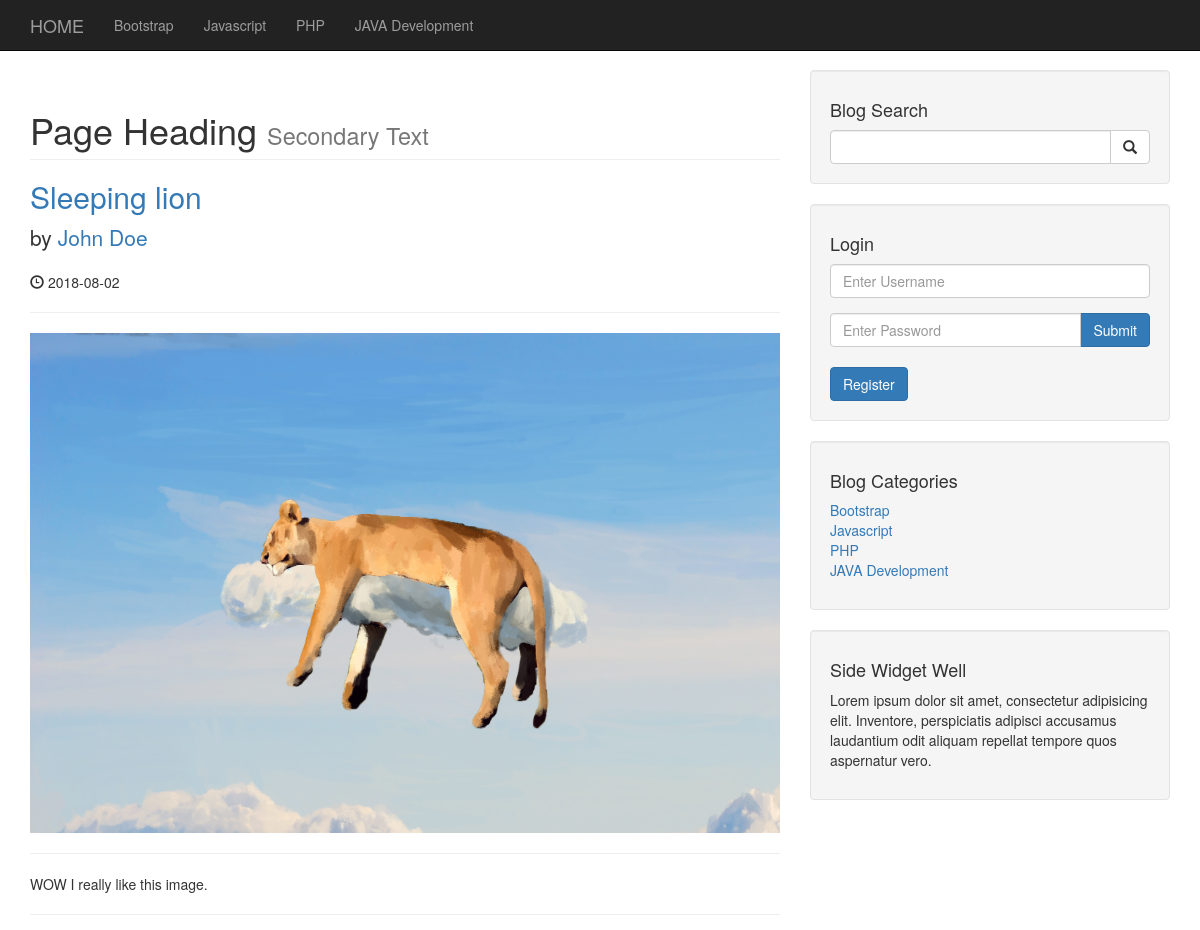
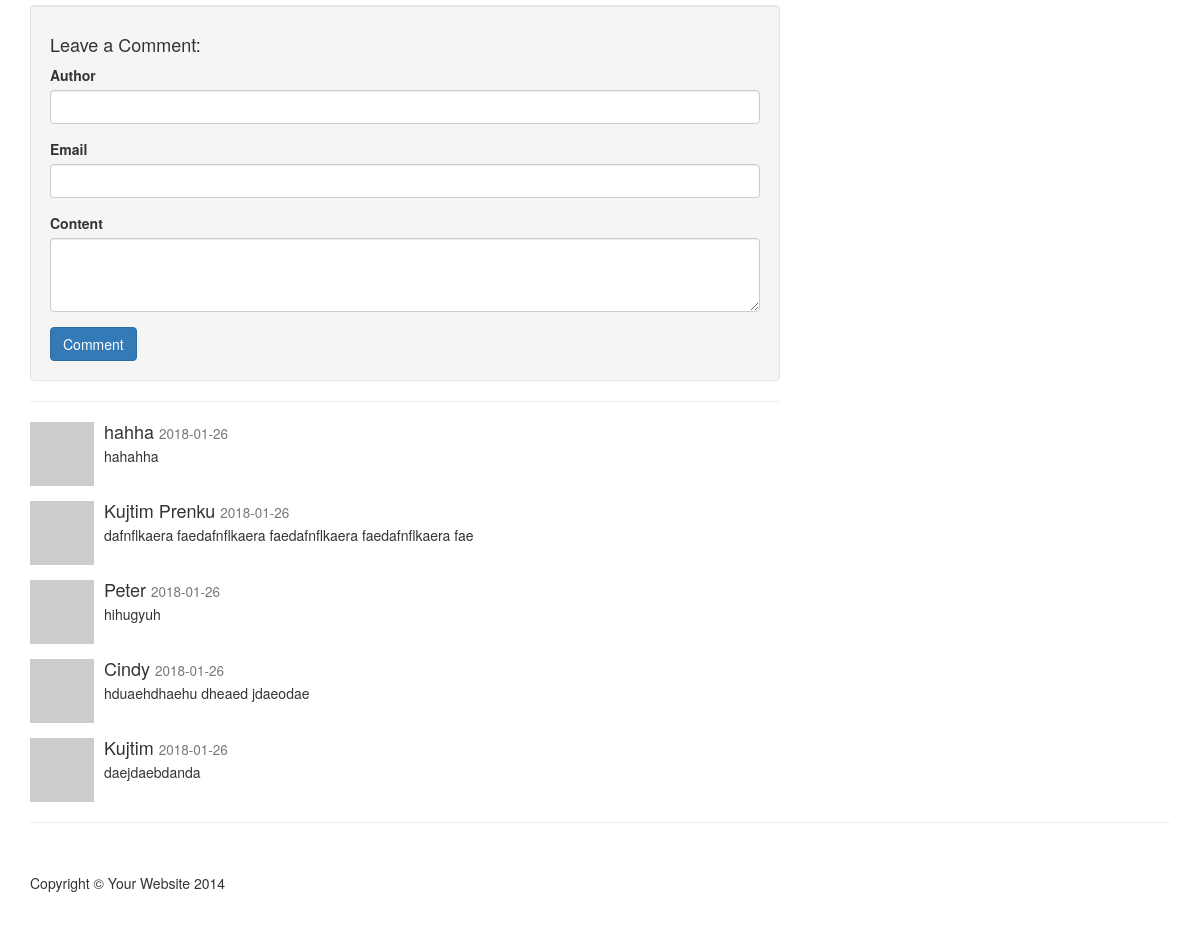
The app's page /post.php?p_id=1 with its own data (2 pictures, top to bottom).
### tables this page shows
CREATE TABLE `categories` (
  `cat_id` int(3) NOT NULL,
  `cat_title` varchar(255) NOT NULL
);

CREATE TABLE `posts` (
  `post_id` int(3) NOT NULL,
  `post_category_id` int(3) NOT NULL,
  `post_title` varchar(255) NOT NULL,
  `post_author` varchar(255) NOT NULL,
  `post_date` date NOT NULL,
  `post_image` text NOT NULL,
  `post_content` text NOT NULL,
  `post_tags` varchar(255) NOT NULL,
  `post_comment_count` int(11) NOT NULL,
  `post_status` varchar(255) NOT NULL DEFAULT 'draft'
);

CREATE TABLE `comments` (
  `comment_id` int(3) NOT NULL,
  `comment_post_id` int(3) NOT NULL,
  `comment_author` varchar(255) NOT NULL,
  `comment_email` varchar(255) NOT NULL,
  `comment_content` text NOT NULL,
  `comment_status` varchar(255) NOT NULL,
  `comment_date` date NOT NULL
);

### post.php (the view, shortened to what this page needs)
<?php
include "includes/db.php"
?>
<?php
include "includes/header.php"
?>
<?php
include "includes/navigation.php"
?>
    <div class="container">
        <div class="row">
  <div class="col-md-8">
            <?php
    if(isset($_GET['p_id'])){
        $post_id = $_GET['p_id'];
    }
    $query = "SELECT * FROM posts WHERE post_id = {$post_id}";
 $select_all_posts_query = mysqli_query($connection, $query);
            while($row = mysqli_fetch_assoc($select_all_posts_query)){
                $post_title = $row['post_title'];
                $post_author = $row['post_author'];
                $post_date = $row['post_date'];
                $post_image = $row['post_image'];
                $post_content = $row['post_content'];
                ?>
                <h1 class="page-header">
                    Page Heading
                    <small>Secondary Text</small>
                </h1>
                <h2>
                    <a href="#"><?php echo $post_title ?></a>
                </h2>
                <p class="lead">
                    by <a href="index.php"><?php echo $post_author ?></a>
                </p>
                <p><span class="glyphicon glyphicon-time"></span> <?php echo $post_date ?></p>
                <hr>
                <img class="img-responsive" src="images/<?php echo $post_image;?>" alt="">
                <hr>
                <p><?php echo $post_content ?></p>
                <hr>
          <?php  } ?>
                <div class="well">
                    <h4>Leave a Comment:</h4>
                    <form action="" method="post" role="form">
                        <div class="form-group">
                           <label for="comment_author">Author</label>
                            <input type="text" class="form-control" name="comment_author">
                        </div>
                        <div class="form-group">
                           <label for="comment_email">Email</label>
                            <input  type="email" class="form-control" name="comment_email">
                        </div>
                        <div class="form-group">
                           <label for="comment_content">Content</label>
                            <textarea class="form-control" rows="3" name="comment_content"></textarea>
                        </div>
                        <button type="submit" class="btn btn-primary" name="create_comment">Comment</button>
                    </form>
                </div>
                <hr>
                <?php
                $query = "SELECT * FROM comments WHERE comment_post_id= $post_id ";
                $query .="AND comment_status='approved' ";
                $query .="ORDER BY comment_id DESC";
                $select_comments_query = mysqli_query($connection, $query);
                while($row = mysqli_fetch_array($select_comments_query)){
                    $comment_author = $row['comment_author'];
                    $comment_date = $row['comment_date'];
                    $comment_content = $row['comment_content'];
      ?>
                     <div class="media">
                    <a class="pull-left" href="#">
                        <img class="media-object" src="http://placehold.it/64x64" alt="">
                    </a>
                    <div class="media-body">
                        <h4 class="media-heading"><?php echo $comment_author ?>
                            <small><?php echo $comment_date ?></small>
                        </h4>
                        <?php echo $comment_content ?>
                    </div>
                </div>
                <?php
                }
                ?>
            </div>
          <?php
include "includes/sidebar.php"
?>
        </div>
        <hr>
<?php
include "includes/footer.php"
?>

### includes/header.php (shortened to what this page needs)
<!DOCTYPE html>
<html lang="en">
<head>
    <link href="css/bootstrap.min.css" rel="stylesheet">
    <link href="css/blog-home.css" rel="stylesheet">
</head>
<body>

### includes/navigation.php (shortened to what this page needs)
<nav class="navbar navbar-inverse navbar-fixed-top" role="navigation">
        <div class="container">
            <div class="navbar-header">
                <a class="navbar-brand" href="index.php">HOME</a>
            </div>
            <div class="collapse navbar-collapse" id="bs-example-navbar-collapse-1">
                <ul class="nav navbar-nav">
                    <?php
            $query = "SELECT * FROM categories";
            $select_all_categories_query = mysqli_query($connection, $query);
            while($row = mysqli_fetch_assoc($select_all_categories_query)){
                $cat_title = $row['cat_title'];
                echo "<li><a href='#'> {$cat_title} </a></li>";
            }
            ?>
                </ul>
            </div>
        </div>
    </nav>

### includes/sidebar.php (shortened to what this page needs)
<div class="col-md-4">
              <div class="well">
                  <h4>Blog Search</h4>
                  <form action="search.php" method="post">
                  <div class="input-group">
                      <input name="search" type="text" class="form-control">
                      <span class="input-group-btn">
                          <button name="submit" class="btn btn-default" type="submit">
                              <span class="glyphicon glyphicon-search"></span>
                      </button>
                      </span>
                  </div>
                  </form>
              </div>
               <div class="well">
                  <h4>Login</h4>
                  <form action="includes/login.php" method="post">
                  <div class="form-group">
                      <input name="username" type="text" class="form-control" placeholder="Enter Username">
                  </div>
                   <div class="input-group">
                      <input name="password" type="password" class="form-control" placeholder="Enter Password">
                     <span class="input-group-btn">
                         <button class="btn btn-primary" name="login" type="submit"> Submit </button>
                     </span>
                  </div>
                  </form>
                   <br>
                 <a href="includes/register.php"><button class="btn btn-primary" name="register" type="submit"> Register </button></a>
              </div>
              <div class="well">
                  <h4>Blog Categories</h4>
                  <div class="row">
                      <div class="col-lg-12">
                          <ul class="list-unstyled">
                      <?php
                      $query = "SELECT * FROM categories ";
                      $select_categories = mysqli_query($connection, $query);
                      while($row = mysqli_fetch_assoc($select_categories)){
                      $cat_id = $row['cat_id'];
                      $cat_title = $row['cat_title'];
                      echo "<li><a href='category.php?cate_id={$cat_id}'> {$cat_title} </a></li>";
                      }
                      ?>
                          </ul>
                      </div>
                  </div>
              </div>
           <?php include "widget.php"; ?>
          </div>

### includes/widget.php
<div class="well">
                 <h4>Side Widget Well</h4>
                 <p>Lorem ipsum dolor sit amet, consectetur adipisicing elit. Inventore, perspiciatis adipisci accusamus laudantium odit aliquam repellat tempore quos aspernatur vero.</p>
             </div>

### includes/footer.php (shortened to what this page needs)
        <footer>
            <div class="row">
                <div class="col-lg-12">
                    <p>Copyright &copy; Your Website 2014</p>
                </div>
            </div>
        </footer>
    </div>
</body>
</html>

### css/blog-home.css (style rules this page uses)
body { padding-top: 70px; }
footer { margin: 50px 0; }

### records on screen
categories: cat_title "Bootstrap"
categories: cat_title "Javascript"
categories: cat_title "PHP"
categories: cat_title "JAVA Development"
posts: post_title "Sleeping lion", post_author "John Doe", post_date "2018-08-02", post_image (picture), post_content "WOW I really like this image."
comments: comment_author "hahha", comment_date "2018-01-26", comment_content "hahahha"
comments: comment_author "Kujtim Prenku", comment_date "2018-01-26", comment_content "dafnflkaera faedafnflkaera faedafnflkaera faedafnflkaera fae"
comments: comment_author "Peter", comment_date "2018-01-26", comment_content "hihugyuh"
comments: comment_author "Cindy", comment_date "2018-01-26", comment_content "hduaehdhaehu dheaed jdaeodae"
comments: comment_author "Kujtim", comment_date "2018-01-26", comment_content "daejdaebdanda"
